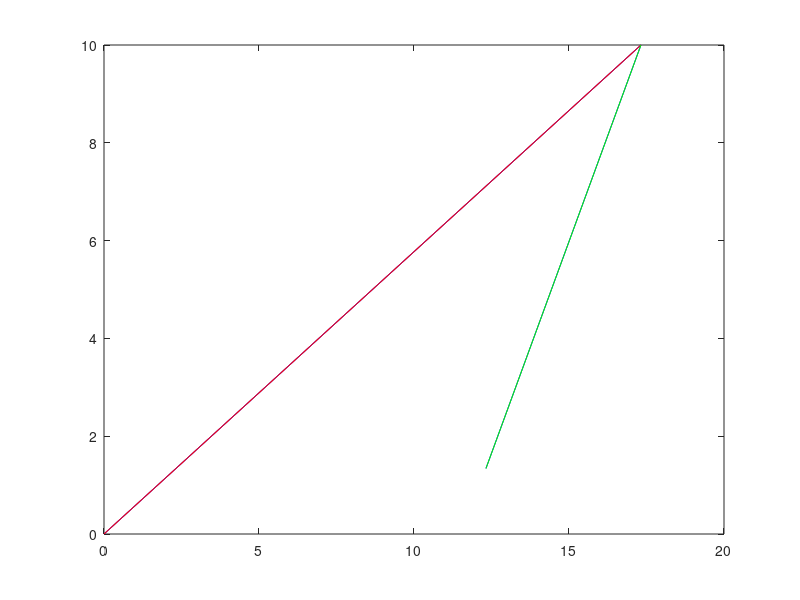

Here is the MATLAB script that generated this plot: (Note: this script raises an error after producing the figure.)
clear;

l1 = 20; 
l2 = -10;

th1 = 30;
th2 = 30;
% syms th1, th2;

eeX = l1*cosd(th1) + l2*cosd(th1 + th2);
eeY = l1*sind(th1) + l2*sind(th1 + th2);

j2X = l1*cosd(th1);
j2Y = l1*sind(th1);

baseX = 0;
baseY = 0;

%% Equation of Link1
link1PtsX = linspace(0, j2X, 3);
link1PtsY = linspace(0, j2Y, 3);

%% Equation of Link2
link2PtsX = linspace(j2X, eeX, 3);
link2PtsY = linspace(j2Y, eeY, 3);

%% Plot robot
figure(1)
plot([0, j2X, eeX], [0, j2Y, eeY], 'b');
hold on
plot(link1PtsX(:), link1PtsY(:), 'r')
plot(link2PtsX(:), link2PtsY(:), 'g')

%% Fit a 2nd Degree Polynomial
curvePtsX = [link1PtsX, link2PtsX];
curvePtsY = [link1PtsY, link2PtsY];
xpts = [0, j2X, eeX];
ypts = [0, j2Y, eeY];
p = polyfit(curvePtsX,curvePtsY,4);
x1 = linspace(0,eeX);
f1 = polyval(p,x1);
f=fit(transpose(curvePtsX),transpose(curvePtsY),'fourier2')
% plot(x1, f1, 'm--')
plot(f, curvePtsX, curvePtsY)

